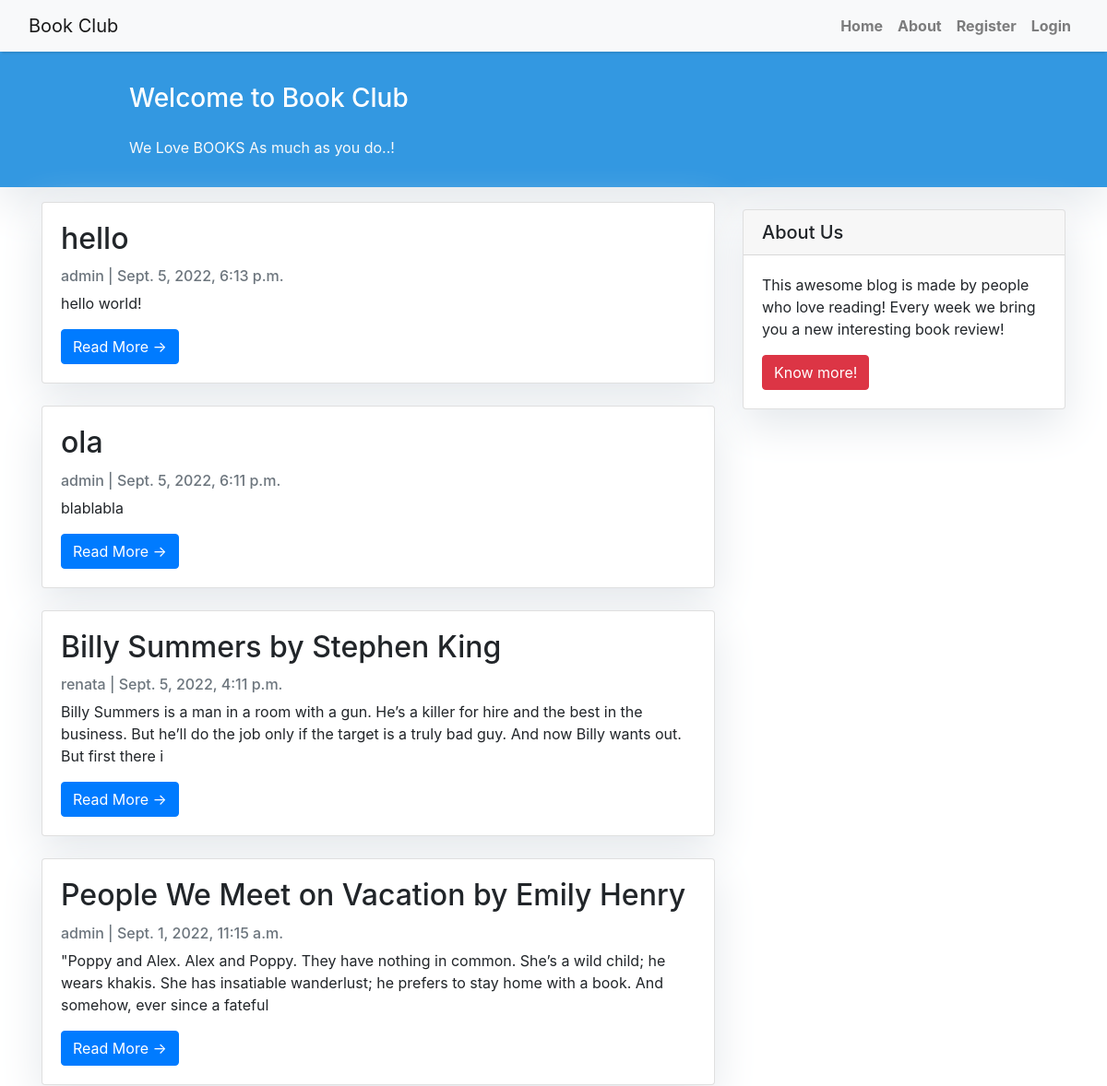
The app's page / (upper part), older data.
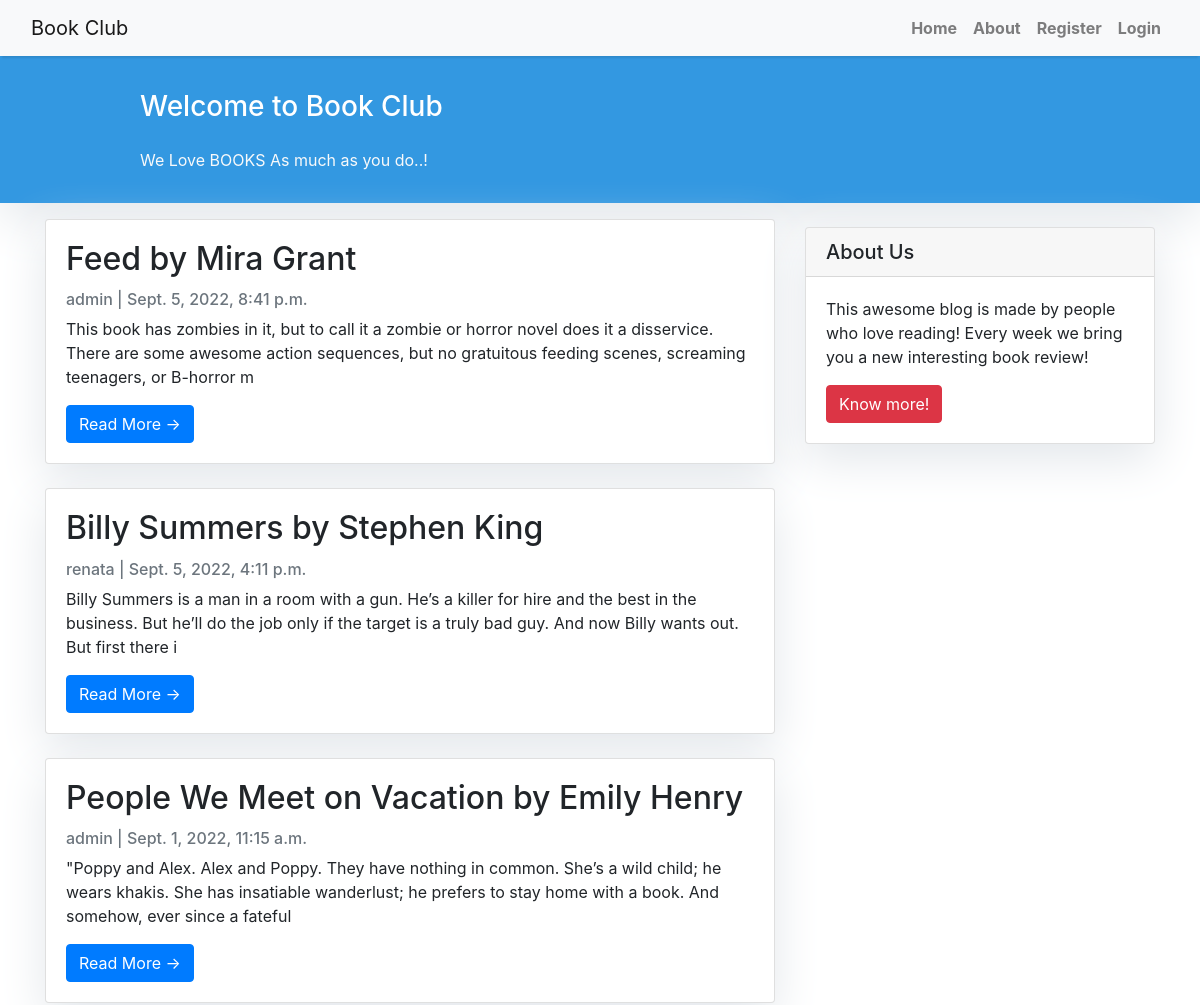
The same page, newer data.
### blog/models.py (models this page shows, shortened)
class Post(models.Model):
    author = models.ForeignKey(settings.AUTH_USER_MODEL, on_delete=models.CASCADE)
    title = models.CharField(max_length=200)
    text = models.TextField()
    created_date = models.DateTimeField(default=timezone.now)
    published_date = models.DateTimeField(blank=True, null=True)

### blog/views.py (the view)
# urls.py: path('', views.index, name='index'),
def index(request):
    posts = Post.objects.filter(published_date__lte=timezone.now()).order_by('-published_date')
    return render(request, 'index.html', {'posts': posts})

### templates/index.html
{% extends "base.html" %}
{% load static %}
{% block content %}
<div class="container">
    <div class="row">
        <div class="col-md-8 mt-3 left">
            {% for post in posts %}
            <div class="card mb-4">
                <div class="card-body">
                    <h2 class="card-title">{{ post.title }}</h2>
                    <p class="card-text text-muted h6">{{ post.author }} | {{ post.published_date}} </p>
                    <p class="card-text">{{post.text|slice:":200" }}</p>
                    <a href="{% url 'details' pk=post.pk %}" class="btn btn-primary">Read More &rarr;</a>
                </div>
            </div>
            {% endfor %}
        </div>
        {% block sidebar %} {% include 'sidebar.html' %} {% endblock sidebar %}
    </div>
</div>
{% endblock content %}

Row changes from the older to the newer data that the page shows:
removed Post: title "hello", author "admin", published_date "Sept. 5, 2022, 6:13 p.m.", text "hello world!"
removed Post: title "ola", author "admin", published_date "Sept. 5, 2022, 6:11 p.m.", text "blablabla"
added Post: title "Feed by Mira Grant", author "admin", published_date "Sept. 5, 2022, 8:41 p.m.", text "This book has zombies in it, but to call it a zombie or horror novel does it a disservice. There are some awesome action sequences, but no gratuitous feeding scenes, screaming teenagers, or B-horror m"
